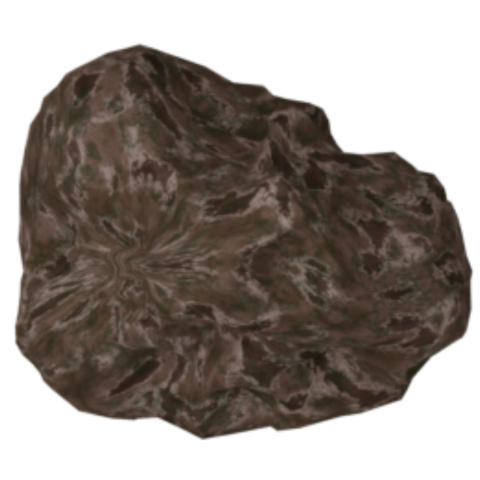
#> input picture assets/images/hq/asteroid-1.png, 480 x 480 px
$ python -i convert.py   (imports and definitions only)
#> lines starting #> are read from the running program, lines starting #| are printed output that depends on the picture; after the words box and inside, x2 and y2 are one past the last pixel; in counts of white or black regions, pixels touching at a corner belong together
#> further down, picture is the input picture: PIL image 480x480 RGBA; mean R, G, B, A 46, 37.7, 31.4, 149.8
import mimetypes
import subprocess
import tempfile
from PIL import Image, ImageSequence, ImageFilter
import os
import sys


# [54 lines left out: functions guess_mime, _video_to_webp, video_to_webp, not called in this run]


def process_frame(frame):
    frame = frame.convert('RGBA')

    alpha = frame.getchannel('A')
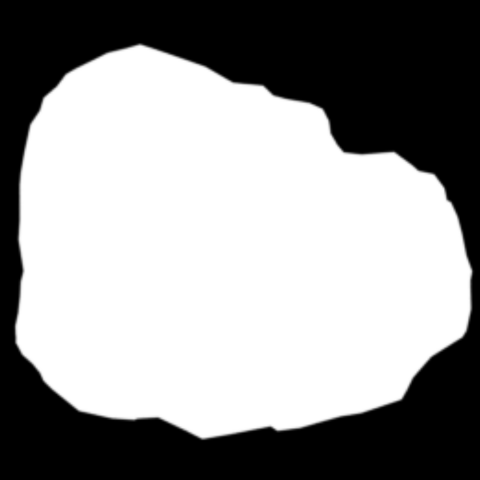
#> alpha: PIL image 480x480 L; min 0, max 255, mean 149.8

    threshold = 128
    alpha = alpha.point(lambda x: 255 if x >= threshold else 0)
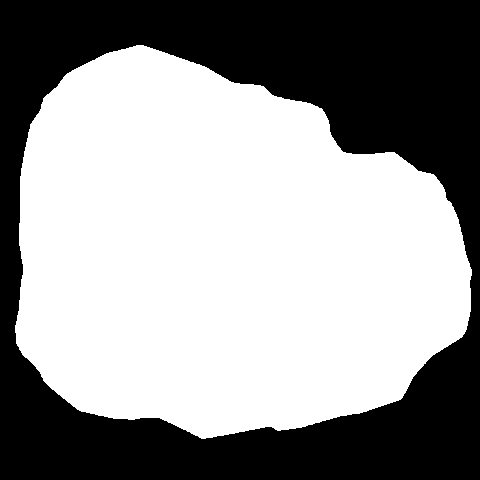
#> alpha: PIL image 480x480 L; 58.8% white; 1 black region, box (x1, y1, x2, y2) and area: (0, 0, 480, 480) 95016

    alpha = alpha.filter(ImageFilter.MinFilter(3))
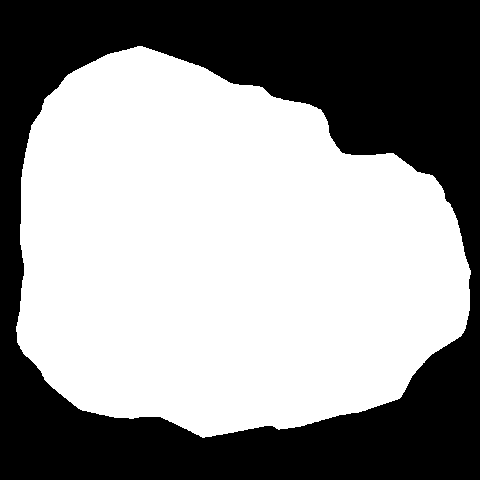
#> alpha: PIL image 480x480 L; 58% white; 1 black region, box (x1, y1, x2, y2) and area: (0, 0, 480, 480) 96740

    alpha = alpha.filter(ImageFilter.MaxFilter(3))

    frame.putalpha(alpha)

    return frame


# [37 lines left out: functions webp_to_gif, convert, not called in this run]


# [14 lines not run here, left out]

>>> from PIL import Image
>>> picture = Image.open('../assets/images/hq/asteroid-1.png')
>>> result = process_frame(picture)

$ run again, on assets/images/hq/asteroid-11.png
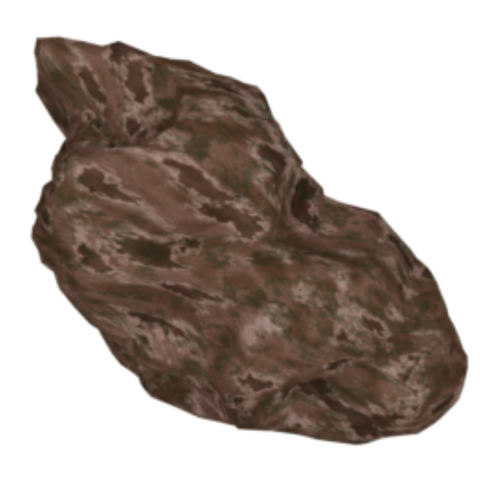
#> input picture assets/images/hq/asteroid-11.png, 480 x 480 px
#> picture is the input picture: PIL image 480x480 RGBA; mean R, G, B, A 47.2, 36.1, 29.1, 126.1
#> in process_frame, `alpha = alpha.point(lambda x: 255 if x >= threshold else 0)`:
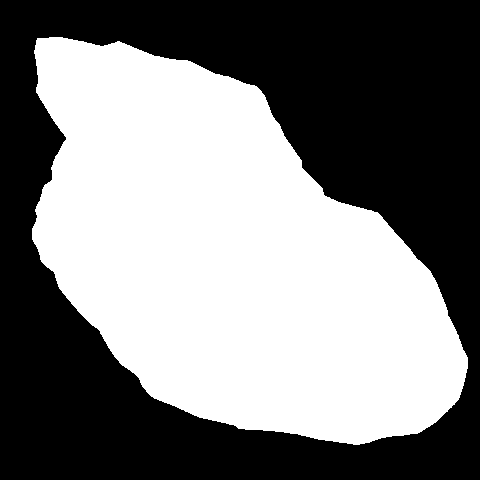
#> alpha: PIL image 480x480 L; 49.5% white; 1 white region, box (x1, y1, x2, y2) and area: (32, 37, 468, 445) 113934
#> in process_frame, `alpha = alpha.filter(ImageFilter.MinFilter(3))`:
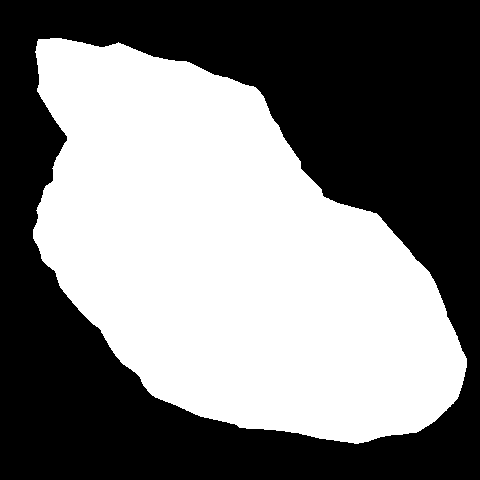
#> alpha: PIL image 480x480 L; 48.7% white; 1 white region, box (x1, y1, x2, y2) and area: (33, 38, 467, 444) 112166

$ run again, on assets/images/hq/asteroid-12.png
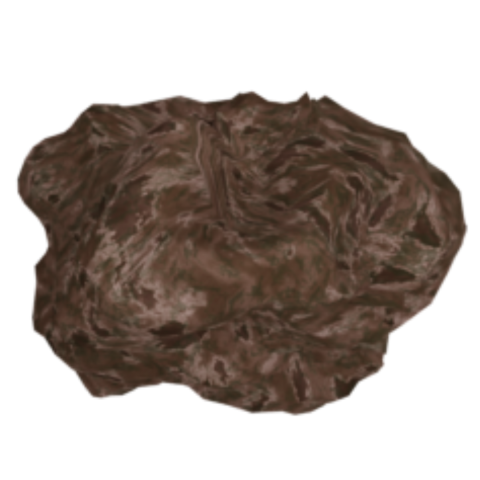
#> input picture assets/images/hq/asteroid-12.png, 480 x 480 px
#> picture is the input picture: PIL image 480x480 RGBA; mean R, G, B, A 41.9, 31.7, 25.3, 123.1
#> in process_frame, `alpha = alpha.point(lambda x: 255 if x >= threshold else 0)`:
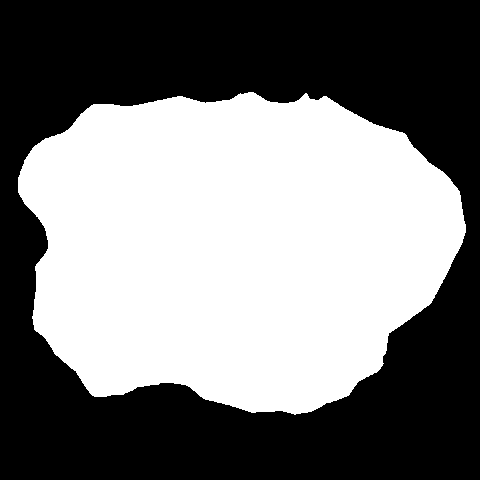
#> alpha: PIL image 480x480 L; 48.3% white; 1 white region, box (x1, y1, x2, y2) and area: (18, 92, 466, 415) 111260
#> in process_frame, `alpha = alpha.filter(ImageFilter.MinFilter(3))`:
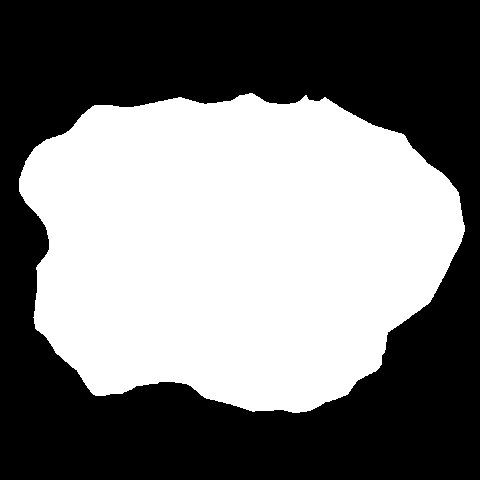
#> alpha: PIL image 480x480 L; 47.6% white; 1 white region, box (x1, y1, x2, y2) and area: (19, 93, 465, 413) 109608

$ run again, on assets/images/hq/asteroid-13.png
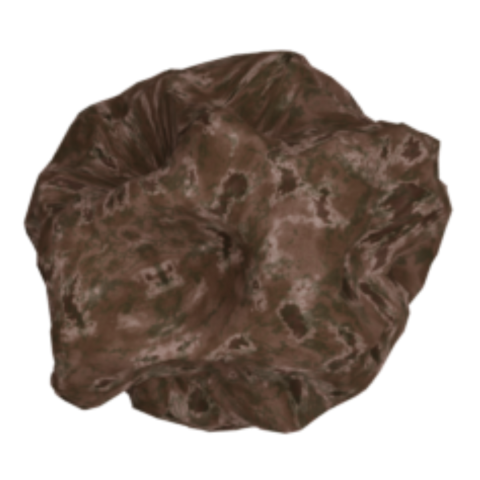
#> input picture assets/images/hq/asteroid-13.png, 480 x 480 px
#> picture is the input picture: PIL image 480x480 RGBA; mean R, G, B, A 48.1, 36.5, 29.1, 136.5
#> in process_frame, `alpha = alpha.point(lambda x: 255 if x >= threshold else 0)`:
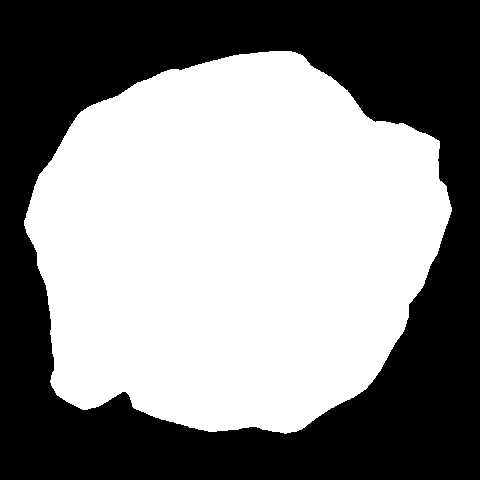
#> alpha: PIL image 480x480 L; 53.5% white; 1 black region, box (x1, y1, x2, y2) and area: (0, 0, 480, 480) 107029
#> in process_frame, `alpha = alpha.filter(ImageFilter.MinFilter(3))`:
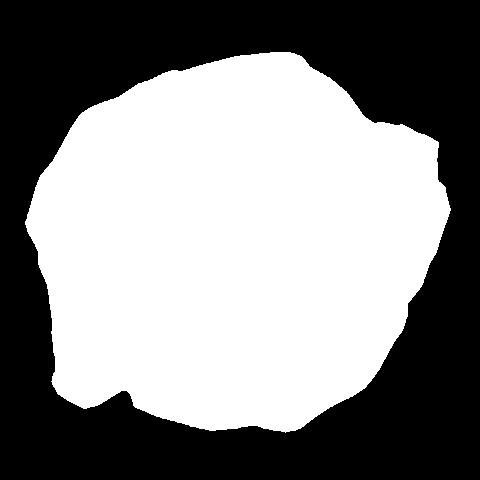
#> alpha: PIL image 480x480 L; 52.8% white; 1 black region, box (x1, y1, x2, y2) and area: (0, 0, 480, 480) 108713
